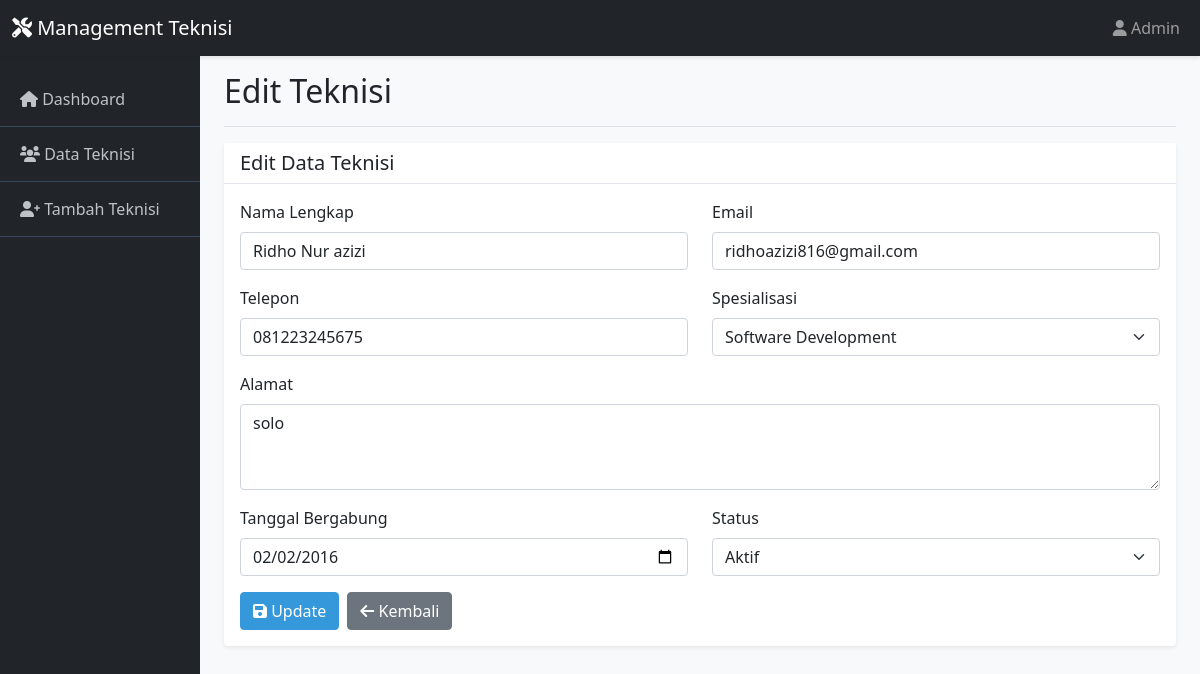
/edit_teknisi.php?id=6, run on the app's committed database.
### tables this page shows
CREATE TABLE `teknisi` (
  `id` int(11) NOT NULL,
  `nama` varchar(100) NOT NULL,
  `email` varchar(100) NOT NULL,
  `telepon` varchar(15) NOT NULL,
  `spesialisasi` varchar(100) NOT NULL,
  `alamat` text DEFAULT NULL,
  `tanggal_bergabung` date NOT NULL,
  `status` enum('Aktif','Non-Aktif') DEFAULT 'Aktif',
  `created_at` timestamp NOT NULL DEFAULT current_timestamp()
);

### edit_teknisi.php (the view, shortened to what this page needs)
<?php
include 'config.php';
$id = $_GET['id'];
$stmt = $pdo->prepare("SELECT * FROM teknisi WHERE id = ?");
$stmt->execute([$id]);
$teknisi = $stmt->fetch(PDO::FETCH_ASSOC);
include 'header.php';
?>
<div class="card">
    <div class="card-header">
        <h5 class="card-title mb-0">Edit Data Teknisi</h5>
    </div>
    <div class="card-body">
        <form method="POST">
            <div class="row">
                <div class="col-md-6">
                    <div class="mb-3">
                        <label for="nama" class="form-label">Nama Lengkap</label>
                        <input type="text" class="form-control" id="nama" name="nama"
                               value="<?php echo htmlspecialchars($teknisi['nama']); ?>" required>
                    </div>
                </div>
                <div class="col-md-6">
                    <div class="mb-3">
                        <label for="email" class="form-label">Email</label>
                        <input type="email" class="form-control" id="email" name="email"
                               value="<?php echo htmlspecialchars($teknisi['email']); ?>" required>
                    </div>
                </div>
            </div>
            <div class="row">
                <div class="col-md-6">
                    <div class="mb-3">
                        <label for="telepon" class="form-label">Telepon</label>
                        <input type="text" class="form-control" id="telepon" name="telepon"
                               value="<?php echo htmlspecialchars($teknisi['telepon']); ?>" required>
                    </div>
                </div>
                <div class="col-md-6">
                    <div class="mb-3">
                        <label for="spesialisasi" class="form-label">Spesialisasi</label>
                        <select class="form-select" id="spesialisasi" name="spesialisasi" required>
                            <option value="Software Development" <?php echo $teknisi['spesialisasi'] == 'Software Development' ? 'selected' : ''; ?>>Software Development</option>
                        </select>
                    </div>
                </div>
            </div>
            <div class="mb-3">
                <label for="alamat" class="form-label">Alamat</label>
                <textarea class="form-control" id="alamat" name="alamat" rows="3"><?php echo htmlspecialchars($teknisi['alamat']); ?></textarea>
            </div>
            <div class="row">
                <div class="col-md-6">
                    <div class="mb-3">
                        <label for="tanggal_bergabung" class="form-label">Tanggal Bergabung</label>
                        <input type="date" class="form-control" id="tanggal_bergabung" name="tanggal_bergabung"
                               value="<?php echo $teknisi['tanggal_bergabung']; ?>" required>
                    </div>
                </div>
                <div class="col-md-6">
                    <div class="mb-3">
                        <label for="status" class="form-label">Status</label>
                        <select class="form-select" id="status" name="status" required>
                            <option value="Aktif" <?php echo $teknisi['status'] == 'Aktif' ? 'selected' : ''; ?>>Aktif</option>
                        </select>
                    </div>
                </div>
            </div>
            <div class="d-flex gap-2">
                <button type="submit" class="btn btn-primary">
                    <i class="fas fa-save"></i> Update
                </button>
                <a href="teknisi.php" class="btn btn-secondary">
                    <i class="fas fa-arrow-left"></i> Kembali
                </a>
            </div>
        </form>
    </div>
</div>
<?php include 'footer.php'; ?>

### style.css (style rules this page uses)
:root { --primary-color: #3498db; --secondary-color: #2c3e50; --success-color: #27ae60; --danger-color: #e74c3c; --warning-color: #f39c12; --light-color: #ecf0f1; }
body { background-color: #f8f9fa; font-family: 'Segoe UI', Tahoma, Geneva, Verdana, sans-serif; }
.card { border: none; box-shadow: 0 0.125rem 0.25rem rgba(0, 0, 0, 0.075); margin-bottom: 20px; }
.card-header { background-color: white; border-bottom: 1px solid #e3e6f0; font-weight: 600; }
.btn-primary { background-color: var(--primary-color); border-color: var(--primary-color); }

### data on the page
teknisi: nama "Ridho Nur azizi", email "ridhoazizi816@gmail.com", telepon "081223245675", spesialisasi "Software Development", alamat "solo", tanggal_bergabung "02/02/2016", status "Aktif"

### other printed values
$page_titles[basename($_SERVER['PHP_SELF'])] "Edit Teknisi"
